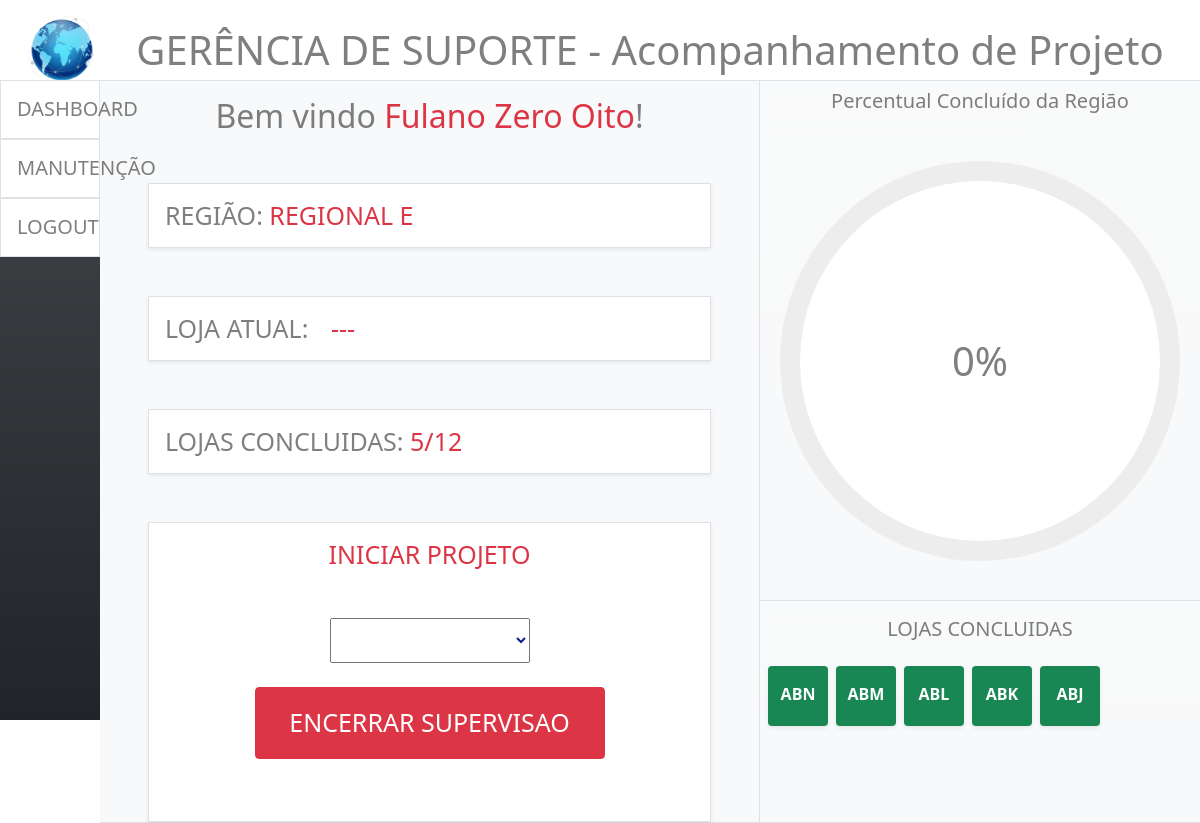
Page /encerrar-manutencao/ (signed in) on the committed database.
### dashboard/models.py (models this page shows, shortened)
class Suporte(models.Model):
    nome = models.CharField(max_length=100)
    owner = models.OneToOneField(User, on_delete=models.CASCADE)
    regiao = models.ForeignKey(Regional,blank=True, null=True, on_delete=models.CASCADE, related_name='suporte')
    equipe = models.ForeignKey(Equipe, on_delete=models.CASCADE, blank=True, null=True)
    def __str__(self):
        return self.nome
    class Meta:
        verbose_name = 'Suporte'
        verbose_name_plural = 'Suportes'

class Regional(models.Model):
    nome = models.CharField(max_length=100)
    loja_atual = models.CharField(max_length=100,blank=True,null=True,default=None)
    equipe = models.ForeignKey(Equipe,blank=True,null=True, on_delete=models.CASCADE, related_name='regional')
    ativa = models.BooleanField(default=False)
    def __str__(self):
        return self.nome
    def loja_atual_valida(self):
        if self.loja_atual is None:
            return '---'
        return self.loja_atual
    class Meta:
        verbose_name = 'Regional'
        verbose_name_plural = 'Regionais'

class Loja(models.Model):
    nome = models.CharField(max_length=100, unique=True)
    concluida = models.BooleanField(default=False)
    regiao = models.ForeignKey(Regional, blank=True, null=True, on_delete=models.CASCADE, related_name='lojas')
    equipe = models.ForeignKey(Equipe, blank=True, null=True, on_delete=models.CASCADE)
    def __str__(self):
        return self.nome
    def concluidas(self):
        total = Loja.objects.filter(concluida=True).filter(regiao__nome=self.regiao).count()
        return total
    def total_lojas_regiao(self):
        total_lojas = Loja.objects.all().filter(regiao__nome=self.regiao).count()
        return total_lojas
    def lojas_concluidas(self):
        lojas_concluidas = Loja.objects.all().filter(regiao__nome=self.regiao).filter(concluida=True)
        return lojas_concluidas
    def percentual_concluido(self):
        total = Loja.objects.filter(concluida=True).filter(regiao__nome=self.regiao).count()
        total_lojas = Loja.objects.all().filter(regiao__nome=self.regiao).count()
        percentual = ((total/total_lojas)*100)
        return int(percentual)
    class Meta:
        verbose_name = 'Loja'
        verbose_name_plural = 'Lojas'

### dashboard/views.py (the view, shortened to what this page needs)
# urls.py: path('encerrar-manutencao/', encerrar_manutencao, name='encerrar-manutencao')
@login_required
def encerrar_manutencao(request):
    return render(request, 'encerrar-manutencao.html')

### dashboard/templates/encerrar-manutencao.html (shortened to what this page needs)
{% extends 'manutencao.html' %}
{% block manutencao %}
<div class="manutencao-dois border mt-5 ms-5 pt-3 me-5 bg-white shadow-sm text-center" style="height: 300px;">
    <span class="display-6 text-danger" style="font-size: 25px;">INICIAR PROJETO</span>
    <div class="forms-projeto">
        <form action="{% url 'encerrar-manutencao'%}" method="POST">
            <select class="display-6 mt-5" name="lojas" style="font-size: 30px; color: rgb(7, 31, 139); width: 200px;">
            </select>
            <div class="d-flex justify-content-center mt-4">
                <input class="btn btn-danger p-3" type="submit" style="width: 350px; font-size: 25px;" value="ENCERRAR SUPERVISAO">
            </div>
        </form>
    </div>
</div>
{% endblock manutencao %}

### dashboard/templates/manutencao.html (shortened to what this page needs)
{% extends 'index.html' %}
{% block base %}
    <div class="container-fluid border-top row p-0  m-0 border-bottom col-11">
        <div class="col-7 pt-3 border-end bg-light p-0" style="width: 60%;">
            <div class="text-center">
                <span class="display-6 text-black-50" style="font-size: xx-large;">Bem vindo <span class="text-danger">{{request.user.suporte}}</span>!</span>
            </div>
            <div class="mt-5 ms-5 me-5  text-black-50 border shadow-sm p-3 bg-white">
                <span class="display-6" style="font-size: 25px;">REGIÃO:<span class="text-danger"> {{request.user.suporte.regiao}}</span></span>
            </div>
            <div class="mt-5 ms-5 me-5  text-black-50 border shadow-sm p-3 bg-white">
                <span class="display-6" style="font-size: 25px;">LOJA ATUAL:<span class="text-danger ms-3" id="loja-atual"> {{request.user.suporte.regiao.loja_atual_valida}}</span></span>
            </div>
            <div class="mt-5 ms-5 me-5 text-black-50 border shadow-sm p-3 bg-white">
                <span class="display-6" style="font-size: 25px;">LOJAS CONCLUIDAS:<span class="text-danger"> {{request.user.suporte.regiao.lojas.first.concluidas}}/{{request.user.suporte.regiao.lojas.first.total_lojas_regiao}}</span></span>
            </div>
            {%block manutencao%}{%endblock%}
        </div>
        <div class="col-4 m-0 p-0" style="width: 40%;">
            <div class="d-block bg-light bg-gradient" style="height: 70%;">
                <div class="text-center pt-2">
                    <span class="display-6 text-black-50" style="font-size: 20px;">
                        Percentual Concluído da Região
                    </span>
                </div>
                <div class="circulo-progresso border-bottom pb-4 d-flex justify-content-center align-items-center" style="height: 100%;">
                    <div class="circulo-manutencao" style="height: 400px;width: 400px; position:relative;border-radius: 50%;background: conic-gradient(#069aef 0deg, #ededed 0deg);display: flex;align-items: center; justify-content: center;">
                        <span class="progresso-manutencao display-6 text-black-50 ">0%</span>
                    </div>
                </div>
            </div>
            <div class="bg-light bg-gradient" style="height: 30%;">
                <div class="d-block  border-top text-black-50 p-3 text-center">
                    <span class="display-6" style="font-size: 20px;">LOJAS CONCLUIDAS</span>
                </div>
                <div class="d-flex flex-wrap text-center justify-content-start">
                    {%for loja in request.user.suporte.regiao.lojas.first.lojas_concluidas%}
                    <div class="loja-regiao d-inline-block pt-3 mt-2 ms-2 rounded bg-success text-white shadow-sm" style="height: 60px;width: 60px ;font-weight:bold;">
                            {{loja}}
                    </div>
                    {%endfor%}
                </div>
            </div>
        </div>
    </div>
{% endblock  %}

### dashboard/static/css/style.css (style rules this page uses)
.circulo-manutencao::before { content: ''; position: absolute; height: 90%; width: 90%; border-radius: 50%; background-color: #fff; }
.progresso-manutencao { position: relative; }

### rows in the picture
Loja: nome "ABN"
Loja: nome "ABM"
Loja: nome "ABL"
Loja: nome "ABK"
Loja: nome "ABJ"

### other values in the picture
{{ request.user.suporte }} "Fulano Zero Oito"
{{ request.user.suporte.regiao }} "REGIONAL E"
{{ request.user.suporte.regiao.loja_atual_valida }} "---"
{{ request.user.suporte.regiao.lojas.first.concluidas }} "5"
{{ request.user.suporte.regiao.lojas.first.total_lojas_regiao }} "12"
